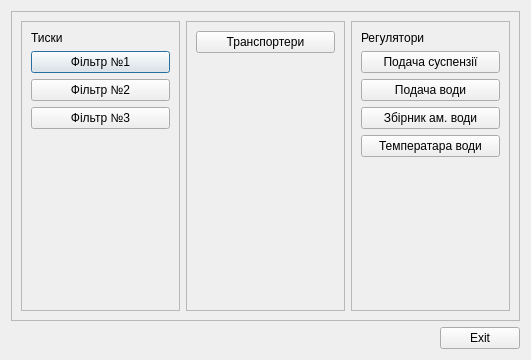
<?xml version="1.0" encoding="UTF-8"?>
<ui version="4.0">
 <class>History</class>
 <widget class="QDialog" name="History">
  <property name="geometry">
   <rect>
    <x>0</x>
    <y>0</y>
    <width>531</width>
    <height>360</height>
   </rect>
  </property>
  <property name="windowTitle">
   <string>Вибір графіків</string>
  </property>
  <layout class="QGridLayout" name="gridLayout">
   <item row="0" column="0" colspan="2">
    <widget class="QFrame" name="frame">
     <property name="frameShape">
      <enum>QFrame::StyledPanel</enum>
     </property>
     <property name="frameShadow">
      <enum>QFrame::Raised</enum>
     </property>
     <layout class="QHBoxLayout" name="horizontalLayout">
      <item>
       <widget class="QFrame" name="frame_Reg">
        <property name="frameShape">
         <enum>QFrame::StyledPanel</enum>
        </property>
        <property name="frameShadow">
         <enum>QFrame::Sunken</enum>
        </property>
        <layout class="QVBoxLayout" name="verticalLayout">
         <item>
          <widget class="QLabel" name="label">
           <property name="text">
            <string>Тиски</string>
           </property>
          </widget>
         </item>
         <item>
          <widget class="QPushButton" name="kf_10presh1">
           <property name="text">
            <string>Фільтр №1</string>
           </property>
          </widget>
         </item>
         <item>
          <widget class="QPushButton" name="kf_20presh2">
           <property name="text">
            <string>Фільтр №2</string>
           </property>
          </widget>
         </item>
         <item>
          <widget class="QPushButton" name="kf_30presh3">
           <property name="text">
            <string>Фільтр №3</string>
           </property>
          </widget>
         </item>
         <item>
          <spacer name="verticalSpacer">
           <property name="orientation">
            <enum>Qt::Vertical</enum>
           </property>
           <property name="sizeHint" stdset="0">
            <size>
             <width>20</width>
             <height>71</height>
            </size>
           </property>
          </spacer>
         </item>
        </layout>
       </widget>
      </item>
      <item>
       <widget class="QFrame" name="frame_Val">
        <property name="frameShape">
         <enum>QFrame::StyledPanel</enum>
        </property>
        <property name="frameShadow">
         <enum>QFrame::Sunken</enum>
        </property>
        <layout class="QVBoxLayout" name="verticalLayout_2">
         <item>
          <widget class="QPushButton" name="trend0trans4">
           <property name="text">
            <string>Транспортери</string>
           </property>
          </widget>
         </item>
         <item>
          <spacer name="verticalSpacer_2">
           <property name="orientation">
            <enum>Qt::Vertical</enum>
           </property>
           <property name="sizeHint" stdset="0">
            <size>
             <width>20</width>
             <height>145</height>
            </size>
           </property>
          </spacer>
         </item>
        </layout>
       </widget>
      </item>
      <item>
       <widget class="QFrame" name="frame_Other">
        <property name="frameShape">
         <enum>QFrame::StyledPanel</enum>
        </property>
        <property name="frameShadow">
         <enum>QFrame::Sunken</enum>
        </property>
        <layout class="QVBoxLayout" name="verticalLayout_3">
         <item>
          <widget class="QLabel" name="label_2">
           <property name="text">
            <string>Регулятори</string>
           </property>
          </widget>
         </item>
         <item>
          <widget class="QPushButton" name="trend0susp4">
           <property name="text">
            <string>Подача суспензії</string>
           </property>
          </widget>
         </item>
         <item>
          <widget class="QPushButton" name="trend0voda4">
           <property name="text">
            <string>Подача води</string>
           </property>
          </widget>
         </item>
         <item>
          <widget class="QPushButton" name="trend0amvoda4">
           <property name="text">
            <string>Збірник ам. води</string>
           </property>
          </widget>
         </item>
         <item>
          <widget class="QPushButton" name="trend0temp4">
           <property name="text">
            <string>Температара води</string>
           </property>
          </widget>
         </item>
         <item>
          <spacer name="verticalSpacer_3">
           <property name="orientation">
            <enum>Qt::Vertical</enum>
           </property>
           <property name="sizeHint" stdset="0">
            <size>
             <width>20</width>
             <height>145</height>
            </size>
           </property>
          </spacer>
         </item>
        </layout>
       </widget>
      </item>
     </layout>
    </widget>
   </item>
   <item row="1" column="0">
    <spacer name="horizontalSpacer">
     <property name="orientation">
      <enum>Qt::Horizontal</enum>
     </property>
     <property name="sizeHint" stdset="0">
      <size>
       <width>294</width>
       <height>20</height>
      </size>
     </property>
    </spacer>
   </item>
   <item row="1" column="1">
    <widget class="QPushButton" name="Exit">
     <property name="text">
      <string>Exit</string>
     </property>
    </widget>
   </item>
  </layout>
 </widget>
 <resources/>
 <connections>
  <connection>
   <sender>Exit</sender>
   <signal>clicked()</signal>
   <receiver>History</receiver>
   <slot>reject()</slot>
   <hints>
    <hint type="sourcelabel">
     <x>353</x>
     <y>276</y>
    </hint>
    <hint type="destinationlabel">
     <x>199</x>
     <y>149</y>
    </hint>
   </hints>
  </connection>
 </connections>
</ui>
